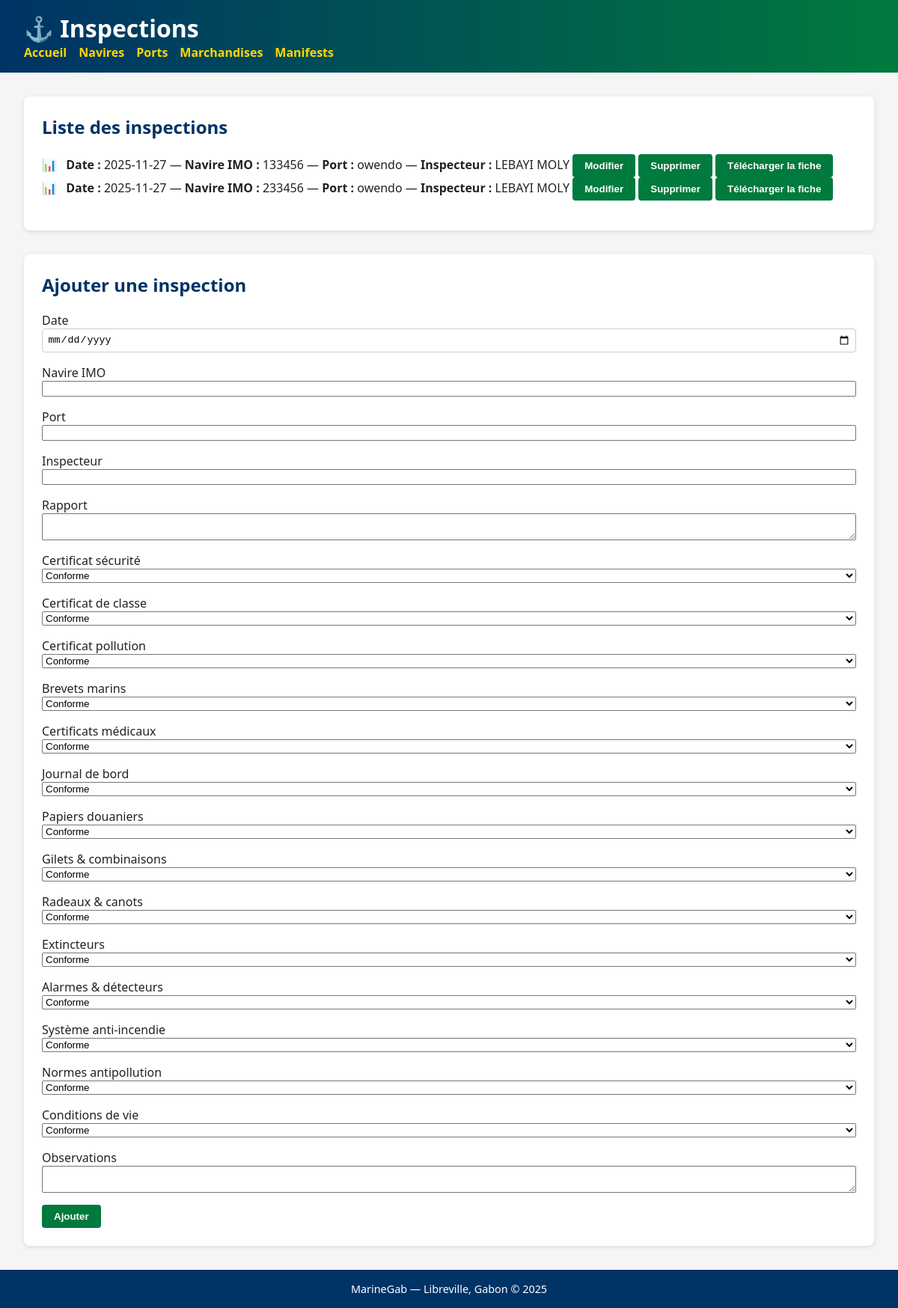
Page /inspections on the committed database.
### app/models.py (models this page shows)
class Inspection(Base):
    __tablename__ = "inspections"
    id = Column(Integer, primary_key=True, index=True)
    date = Column(Date, nullable=False)
    navire_imo = Column(String(50), nullable=False)
    port_nom = Column(String(100), nullable=False)
    inspecteur = Column(String(255), nullable=False)
    rapport = Column(Text, nullable=True)
    certificat_securite = Column(String(20), nullable=False, default="Non conforme")
    certificat_classe = Column(String(20), nullable=False, default="Non conforme")
    certificat_pollution = Column(String(20), nullable=False, default="Non conforme")
    brevets_marins = Column(String(20), nullable=False, default="Non conforme")
    certificats_medicaux = Column(String(20), nullable=False, default="Non conforme")
    journal_bord = Column(String(20), nullable=False, default="Non conforme")
    papiers_douaniers = Column(String(20), nullable=False, default="Non conforme")
    gilets_combinaisons = Column(String(20), nullable=False, default="Non conforme")
    radeaux_canots = Column(String(20), nullable=False, default="Non conforme")
    extincteurs = Column(String(20), nullable=False, default="Non conforme")
    alarmes_detecteurs = Column(String(20), nullable=False, default="Non conforme")
    systeme_incendie = Column(String(20), nullable=False, default="Non conforme")
    normes_antipollution = Column(String(20), nullable=False, default="Non conforme")
    conditions_vie = Column(String(20), nullable=False, default="Non conforme")
    observations = Column(Text, nullable=True)

### app/main.py (the view)
@app.get("/inspections", response_class=HTMLResponse)
def list_inspections(request: Request, db: Session = Depends(get_db)):
    inspections = db.query(models.Inspection).all()
    return templates.TemplateResponse("inspections.html", {"request": request, "inspections": inspections})

### app/templates/inspections.html (shortened to what this page needs)
<!DOCTYPE html>
<html lang="fr">
<head>
  <link rel="stylesheet" href="/static/style.css">
</head>
<body>
  <header>
    <h1>Inspections</h1>
    <nav>
      <a href="/">Accueil</a>
      <a href="/navires">Navires</a>
      <a href="/ports">Ports</a>
      <a href="/marchandises">Marchandises</a>
      <a href="/manifests">Manifests</a>
    </nav>
  </header>
  <section class="card">
    <h2>Liste des inspections</h2>
    <ul class="list">
      {% for inspection in inspections %}
        <li>
          <strong>Date :</strong> {{ inspection.date }} —
          <strong>Navire IMO :</strong> {{ inspection.navire_imo }} —
          <strong>Port :</strong> {{ inspection.port_nom }} —
          <strong>Inspecteur :</strong> {{ inspection.inspecteur }}
          <form action="/inspections/{{ inspection.id }}/edit" method="get" style="display:inline;">
            <button type="submit">Modifier</button>
          </form>
          <form action="/inspections/{{ inspection.id }}/delete" method="post" style="display:inline;">
            <button type="submit" onclick="return confirm('Supprimer cette inspection ?')">Supprimer</button>
          </form>
          <form action="/inspections/{{ inspection.id }}/download" method="get" style="display:inline;">
            <button type="submit">Télécharger la fiche</button>
          </form>
        </li>
      {% else %}
        <li>Aucune inspection enregistrée.</li>
      {% endfor %}
    </ul>
  </section>
  <section class="card">
    <h2>Ajouter une inspection</h2>
    <form action="/inspections/add" method="post">
      <div class="form-row"><label>Date</label><input type="date" name="date" required></div>
      <div class="form-row"><label>Navire IMO</label><input type="text" name="navire_imo" required></div>
      <div class="form-row"><label>Port</label><input type="text" name="port_nom" required></div>
      <div class="form-row"><label>Inspecteur</label><input type="text" name="inspecteur" required></div>
      <div class="form-row"><label>Rapport</label><textarea name="rapport"></textarea></div>
      <div class="form-row"><label>Certificat sécurité</label>
        <select name="certificat_securite">
          <option value="Conforme">Conforme</option>
        </select>
      </div>
      <div class="form-row"><label>Certificat de classe</label>
        <select name="certificat_classe">
          <option value="Conforme">Conforme</option>
        </select>
      </div>
      <div class="form-row"><label>Certificat pollution</label>
        <select name="certificat_pollution">
          <option value="Conforme">Conforme</option>
        </select>
      </div>
      <div class="form-row"><label>Brevets marins</label>
        <select name="brevets_marins">
          <option value="Conforme">Conforme</option>
        </select>
      </div>
      <div class="form-row"><label>Certificats médicaux</label>
        <select name="certificats_medicaux">
          <option value="Conforme">Conforme</option>
        </select>
      </div>
      <div class="form-row"><label>Journal de bord</label>
        <select name="journal_bord">
          <option value="Conforme">Conforme</option>
        </select>
      </div>
      <div class="form-row"><label>Papiers douaniers</label>
        <select name="papiers_douaniers">
          <option value="Conforme">Conforme</option>
        </select>
      </div>
      <div class="form-row"><label>Gilets & combinaisons</label>
        <select name="gilets_combinaisons">
          <option value="Conforme">Conforme</option>
        </select>
      </div>
      <div class="form-row"><label>Radeaux & canots</label>
        <select name="radeaux_canots">
          <option value="Conforme">Conforme</option>
        </select>
      </div>
      <div class="form-row"><label>Extincteurs</label>
        <select name="extincteurs">
          <option value="Conforme">Conforme</option>
        </select>
      </div>
      <div class="form-row"><label>Alarmes & détecteurs</label>
        <select name="alarmes_detecteurs">
          <option value="Conforme">Conforme</option>
        </select>
      </div>
      <div class="form-row"><label>Système anti-incendie</label>
        <select name="systeme_incendie">
          <option value="Conforme">Conforme</option>
        </select>
      </div>
      <div class="form-row"><label>Normes antipollution</label>
        <select name="normes_antipollution">
          <option value="Conforme">Conforme</option>
        </select>
      </div>
      <div class="form-row"><label>Conditions de vie</label>
        <select name="conditions_vie">
          <option value="Conforme">Conforme</option>
        </select>
      </div>
      <div class="form-row"><label>Observations</label>
        <textarea name="observations"></textarea>
      </div>
      <button type="submit">Ajouter</button>
    </form>
  </section>
  <footer>
    MarineGab — Libreville, Gabon © 2025
  </footer>
</body>
</html>

### app/static/style.css (style rules this page uses)
:root { --marine-blue: #003366; --marine-green: #007A3D; --marine-gold: #FFD700; --marine-light: #F5F5F5; --text-dark: #222; --text-light: #fff; --card-shadow: rgba(0, 0, 0, 0.1); }
body { margin: 0; font-family: "Segoe UI", "Roboto", sans-serif; background-color: var(--marine-light); color: var(--text-dark); }
header { background: linear-gradient(to right, var(--marine-blue), var(--marine-green)); color: var(--text-light); padding: 1rem 2rem; display: flex; flex-direction: column; align-items: flex-start; }
header h1::before { content: "⚓ "; }
header h1 { margin: 0; font-size: 2rem; }
nav { display: flex; gap: 1rem; flex-wrap: wrap; }
nav a { color: var(--marine-gold); text-decoration: none; font-weight: bold; transition: color 0.3s ease; }
.card { background-color: white; margin: 2rem; padding: 1.5rem; border-radius: 8px; box-shadow: 0 2px 6px var(--card-shadow); }
h2 { color: var(--marine-blue); margin-top: 0; }
button { background-color: var(--marine-green); color: var(--text-light); border: none; padding: 0.5rem 1rem; border-radius: 4px; cursor: pointer; font-weight: bold; transition: background-color 0.3s ease; }
.form-row { margin-bottom: 1rem; display: flex; flex-direction: column; }
input[type="date"] { padding: 0.4rem; border: 1px solid #ccc; border-radius: 4px; }
ul.list { list-style: none; padding-left: 0; }
ul.list li::before { content: "📊 "; margin-right: 0.5rem; }
footer { text-align: center; padding: 1rem; background-color: var(--marine-blue); color: var(--text-light); font-size: 0.9rem; }

### rows in the picture
Inspection: date "2025-11-27", navire_imo "133456", port_nom "owendo", inspecteur "LEBAYI MOLY"
Inspection: date "2025-11-27", navire_imo "233456", port_nom "owendo", inspecteur "LEBAYI MOLY"
